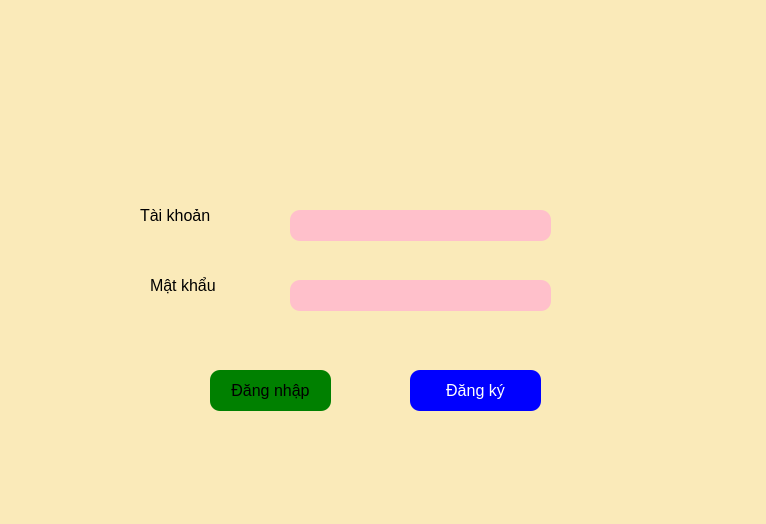
<?xml version="1.0" encoding="UTF-8"?>
<ui version="4.0">
 <class>MainWindow</class>
 <widget class="QMainWindow" name="MainWindow">
  <property name="geometry">
   <rect>
    <x>0</x>
    <y>0</y>
    <width>766</width>
    <height>524</height>
   </rect>
  </property>
  <property name="windowTitle">
   <string>MainWindow</string>
  </property>
  <property name="styleSheet">
   <string notr="true">background-color: #faeab9;</string>
  </property>
  <widget class="QWidget" name="centralwidget">
   <widget class="QLabel" name="label">
    <property name="geometry">
     <rect>
      <x>140</x>
      <y>200</y>
      <width>131</width>
      <height>31</height>
     </rect>
    </property>
    <property name="font">
     <font>
      <pointsize>12</pointsize>
     </font>
    </property>
    <property name="text">
     <string>Tài khoản</string>
    </property>
   </widget>
   <widget class="QLabel" name="label_2">
    <property name="geometry">
     <rect>
      <x>150</x>
      <y>270</y>
      <width>131</width>
      <height>31</height>
     </rect>
    </property>
    <property name="font">
     <font>
      <pointsize>12</pointsize>
     </font>
    </property>
    <property name="text">
     <string>Mật khẩu</string>
    </property>
   </widget>
   <widget class="QLineEdit" name="lineEditTaiKhoan">
    <property name="geometry">
     <rect>
      <x>290</x>
      <y>210</y>
      <width>261</width>
      <height>31</height>
     </rect>
    </property>
    <property name="styleSheet">
     <string notr="true">border-radius: 10px;
background-color: pink;</string>
    </property>
   </widget>
   <widget class="QLineEdit" name="lineEditMatKhau">
    <property name="geometry">
     <rect>
      <x>290</x>
      <y>280</y>
      <width>261</width>
      <height>31</height>
     </rect>
    </property>
    <property name="styleSheet">
     <string notr="true">border-radius: 10px;
background-color: pink;</string>
    </property>
   </widget>
   <widget class="QPushButton" name="pushButtonDangNhap">
    <property name="geometry">
     <rect>
      <x>210</x>
      <y>370</y>
      <width>121</width>
      <height>41</height>
     </rect>
    </property>
    <property name="font">
     <font>
      <pointsize>12</pointsize>
     </font>
    </property>
    <property name="styleSheet">
     <string notr="true">border-radius: 10px;
background-color: green;</string>
    </property>
    <property name="text">
     <string>Đăng nhập</string>
    </property>
   </widget>
   <widget class="QPushButton" name="pushButtonDangKy">
    <property name="geometry">
     <rect>
      <x>410</x>
      <y>370</y>
      <width>131</width>
      <height>41</height>
     </rect>
    </property>
    <property name="font">
     <font>
      <pointsize>12</pointsize>
     </font>
    </property>
    <property name="styleSheet">
     <string notr="true">border-radius: 10px;
background-color: blue;
color: white;</string>
    </property>
    <property name="text">
     <string>Đăng ký</string>
    </property>
   </widget>
   <widget class="QLabel" name="label_3">
    <property name="geometry">
     <rect>
      <x>260</x>
      <y>10</y>
      <width>281</width>
      <height>151</height>
     </rect>
    </property>
    <property name="text">
     <string/>
    </property>
    <property name="pixmap">
     <pixmap>../resources/images/dogLogo.jpg</pixmap>
    </property>
    <property name="scaledContents">
     <bool>true</bool>
    </property>
   </widget>
  </widget>
  <widget class="QMenuBar" name="menubar">
   <property name="geometry">
    <rect>
     <x>0</x>
     <y>0</y>
     <width>766</width>
     <height>26</height>
    </rect>
   </property>
  </widget>
  <widget class="QStatusBar" name="statusbar"/>
 </widget>
 <resources/>
 <connections/>
</ui>
